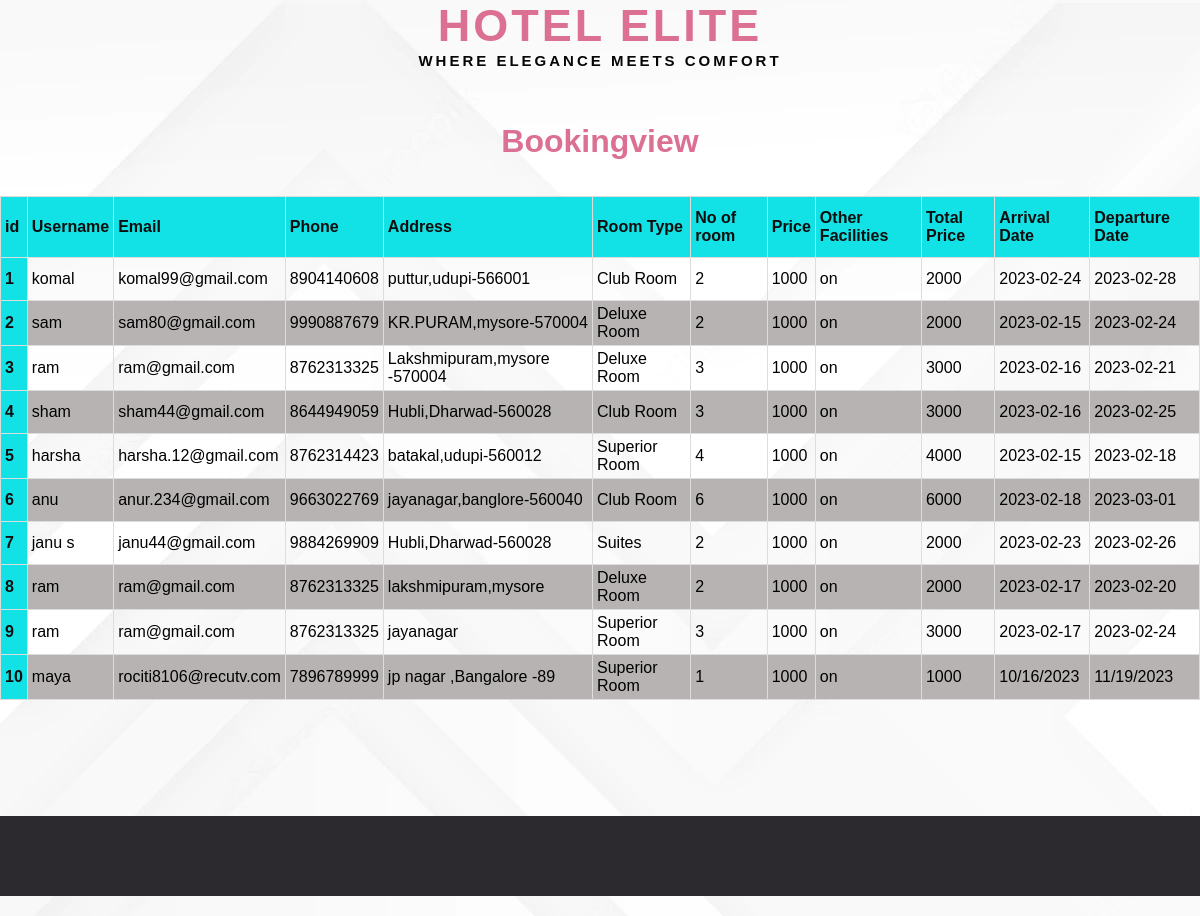
Screenshot of /admin/reservations with the database file from the repository.
### tables this page shows
CREATE TABLE "bdetails" (
	"id"	INTEGER,
	"name"	TEXT,
	"telphone"	NUMERIC,
	"address"	TEXT,
	"email"	TEXT,
	"room_type"	TEXT,
	"number_of_rooms"	int,
	"other_facilities"	TEXT,
	"arrival_date"	INTEGER,
	"departure_date"	INTEGER,
	PRIMARY KEY("id")
);

### app.py (the view)
@app.get("/admin/reservations",response_class=HTMLResponse)
def admin_reservations(request: Request):
    reservations = db.executeQuery("select * from bdetails")
    return templates.TemplateResponse("/admin/reservations.html", {"request": request, "bdetails": reservations})

### templates/admin/reservations.html (shortened to what this page needs)
<html>
<head>
    <link rel="stylesheet" href="/static/css/style.css">
    <link rel="stylesheet" href="https://cdnjs.cloudflare.com/ajax/libs/font-awesome/6.2.1/css/all.min.css">
</head>
<body>
    <h1 class="logo"> Hotel Elite</h1>
    <h6 class="tagline1">Where elegance meets comfort</h6><br><br>
<br><h1>Bookingview</h1><br><br>
    <table class="customers">
        <thead>
            <tr>
                <th scope="col">id</th>
                <th scope="col">Username</th>
                <th scope="col">Email</th>
                <th scope="col">Phone</th>
                <th scope="col">Address</th>
                <th scope="col">Room Type</th>
                <th scope="col">No of room</th>
                <th scope="col">Price</th>
                <th scope="col">Other Facilities</th>
                <th scope="col">Total Price</th>
                <th scope="col">Arrival Date</th>
                <th scope="col">Departure Date</th>
            </tr>
        </thead>
        <tbody>
            {% for reservation in bdetails %}
            <tr>
                <th scope="row">{{ reservation.id }}</th>
                <td>{{reservation.name}}</td>
                <td>{{reservation.email}}</td>
                <td>{{reservation.telphone}}</td>
                <td>{{reservation.address}}</td>
                <td>{{reservation.room_type}}</td>
                <td>{{reservation.number_of_rooms}}</td>
                <td>1000</td>
                <td>{{reservation.other_facilities}}</td>
                <td>{{reservation.number_of_rooms | int * 1000 | int}}</td>
                <td>{{reservation.arrival_date}}</td>
                <td>{{reservation.departure_date}}</td>
            </tr>
            {% endfor %}
        </tbody>
    </table><br><br>
    <footer class="footer-distributed">
    </footer>
</body>
</html>

### static/css/style.css (style rules this page uses)
* { margin: 0; padding: 0; font-family: Tahoma, Geneva, sans-serif; box-sizing: border-box; }
body { margin: 0; padding: 0; height: max-content; width: auto; scroll-behavior: smooth; overflow-x: hidden; overflow-y: scroll; }
.logo { color: palevioletred; font-size: 45px; letter-spacing: 3px; cursor: pointer; text-align: center; text-transform: uppercase; font: bold 55px; }
.tagline1 { color: rgb(7, 6, 6); font-size: 15px; letter-spacing: 3px; cursor: pointer; text-align: center; text-transform: uppercase; }
footer { position:relative; margin-top: auto; }
.footer-distributed { background-color: #2c292f; width: 100%; text-align: left; font: bold 16px sans-serif; padding: 40px 40px 40px 40px; margin-top: 80px; display: block; color: white; font-size: 18px; font-weight: bold; margin-bottom: 20px; }
:root { --width: 100%; --height: 100%; --border-width: 200px; --border-height: 200px; }
body { background: #eee; }
div,span,a,h1,h2,h3,h4,header,p { text-align: center; }
h1, h5 { color: palevioletred; }

### templates/admin/reservations.html (style rules this page uses)
body { background-image: url(/static/image/bg1.webp) !important; }
.customers { border-collapse: collapse; width: 100%; }
.customers td,.customers th { border: 1px solid #ddd; padding: 4px; }
.customers tr:nth-child(even) { background-color: #b7b3b3; }
.customers th { padding-top: 12px; padding-bottom: 12px; text-align: left; background-color: #12e1e5; color: rgb(15, 14, 14); }

### rows the page displays
bdetails: id "1", name "komal", email "komal99@gmail.com", telphone "8904140608", address "puttur,udupi-566001", room_type "Club Room", number_of_rooms "2", other_facilities "on", reservation.number_of_rooms|int*1000|int "2000", arrival_date "2023-02-24", departure_date "2023-02-28"
bdetails: id "2", name "sam", email "sam80@gmail.com", telphone "9990887679", address "KR.PURAM,mysore-570004", room_type "Deluxe Room", number_of_rooms "2", other_facilities "on", reservation.number_of_rooms|int*1000|int "2000", arrival_date "2023-02-15", departure_date "2023-02-24"
bdetails: id "3", name "ram", email "ram@gmail.com", telphone "8762313325", address "Lakshmipuram,mysore -570004", room_type "Deluxe Room", number_of_rooms "3", other_facilities "on", reservation.number_of_rooms|int*1000|int "3000", arrival_date "2023-02-16", departure_date "2023-02-21"
bdetails: id "4", name "sham", email "sham44@gmail.com", telphone "8644949059", address "Hubli,Dharwad-560028", room_type "Club Room", number_of_rooms "3", other_facilities "on", reservation.number_of_rooms|int*1000|int "3000", arrival_date "2023-02-16", departure_date "2023-02-25"
bdetails: id "5", name "harsha", email "harsha.12@gmail.com", telphone "8762314423", address "batakal,udupi-560012", room_type "Superior Room", number_of_rooms "4", other_facilities "on", reservation.number_of_rooms|int*1000|int "4000", arrival_date "2023-02-15", departure_date "2023-02-18"
bdetails: id "6", name "anu", email "anur.234@gmail.com", telphone "9663022769", address "jayanagar,banglore-560040", room_type "Club Room", number_of_rooms "6", other_facilities "on", reservation.number_of_rooms|int*1000|int "6000", arrival_date "2023-02-18", departure_date "2023-03-01"
bdetails: id "7", name "janu s", email "janu44@gmail.com", telphone "9884269909", address "Hubli,Dharwad-560028", room_type "Suites", number_of_rooms "2", other_facilities "on", reservation.number_of_rooms|int*1000|int "2000", arrival_date "2023-02-23", departure_date "2023-02-26"
bdetails: id "8", name "ram", email "ram@gmail.com", telphone "8762313325", address "lakshmipuram,mysore", room_type "Deluxe Room", number_of_rooms "2", other_facilities "on", reservation.number_of_rooms|int*1000|int "2000", arrival_date "2023-02-17", departure_date "2023-02-20"
bdetails: id "9", name "ram", email "ram@gmail.com", telphone "8762313325", address "jayanagar", room_type "Superior Room", number_of_rooms "3", other_facilities "on", reservation.number_of_rooms|int*1000|int "3000", arrival_date "2023-02-17", departure_date "2023-02-24"
bdetails: id "10", name "maya", email "rociti8106@recutv.com", telphone "7896789999", address "jp nagar ,Bangalore -89", room_type "Superior Room", number_of_rooms "1", other_facilities "on", reservation.number_of_rooms|int*1000|int "1000", arrival_date "10/16/2023", departure_date "11/19/2023"
